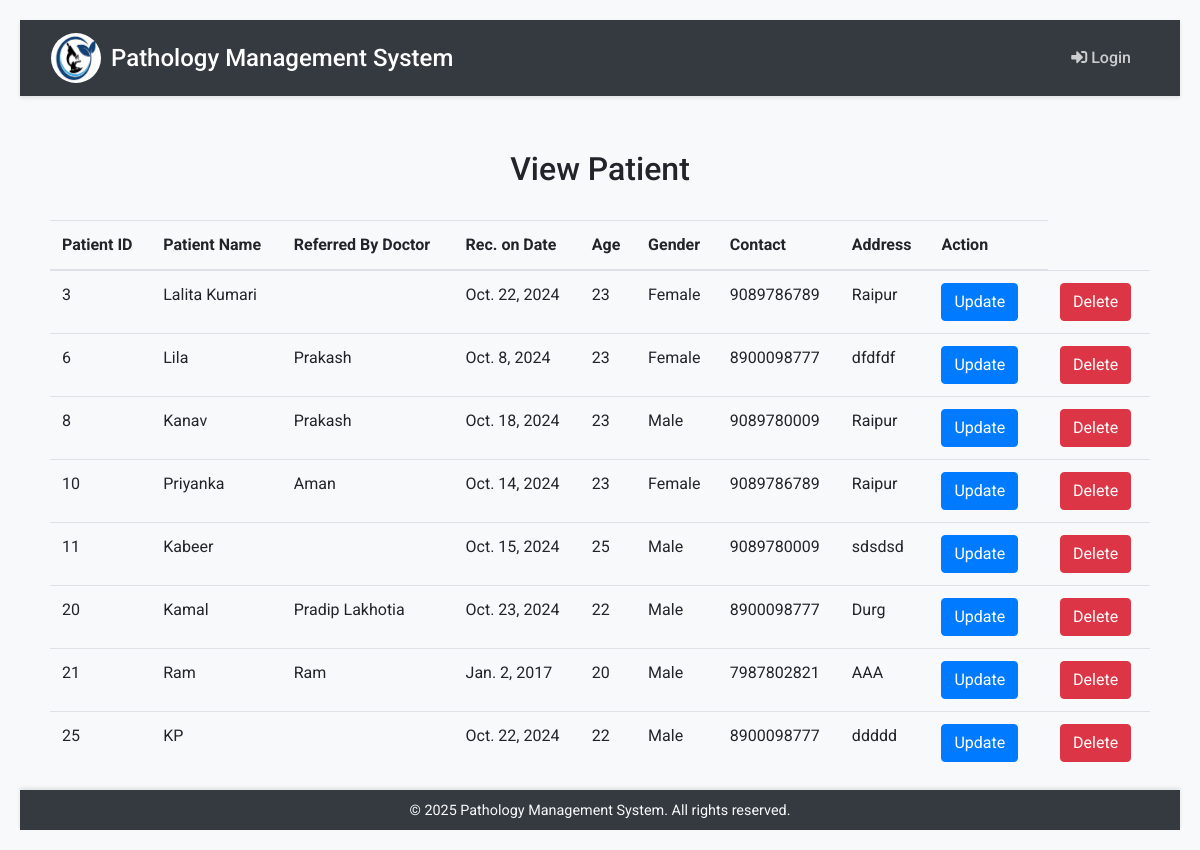
The app's page /viewpatient/ with its own data.
### pathoapp/models.py (models this page shows, shortened)
class PatientMaster(models.Model):
    patientid = models.IntegerField(primary_key=True)
    patientname = models.CharField(max_length=100)  # Renamed 'name' to 'patientname'
    recondate = models.DateField()  # Recommended date for the patient
    age = models.IntegerField()
    GENDER_CHOICES = [
        ('MALE', 'Male'),
        ('FEMALE', 'Female'),
        ('OTHER', 'Other'),
    ]
    gender = models.CharField(max_length=10, choices=GENDER_CHOICES, default='MALE')
    mobile = models.CharField(max_length=15)
    email = models.EmailField()
    address = models.CharField(max_length=255)
    refbydoctor = models.ForeignKey(Doctor, on_delete=models.SET_NULL, null=True, blank=True)

class Doctor(models.Model):
    doctorname = models.CharField(max_length=255, primary_key=True)  # Field for doctor's name
    email = models.EmailField(max_length=254)  # Field for doctor's email address

### pathoapp/views.py (the view)
# urls.py: path('viewpatient/', views.viewpatient, name='viewpatient'),
def viewpatient(request):
    patients = PatientMaster.objects.select_related('refbydoctor').all()
    context = {
        'patients': patients
    }
    return render(request, 'pathoapp/viewpatient.html', context)

### pathoapp/templates/pathoapp/viewpatient.html (shortened to what this page needs)
{% extends "pathoapp/base.html" %}
{% load static %}
{% block content %}
<div class="container" style="margin-top:30px">
    <h2 class="text-center">View Patient</h2>
    <br>
    <table class="table table-hover">
        <thead>
            <tr>
                <th>Patient ID</th>
                <th>Patient Name</th>
                <th>Referred By Doctor</th>
                <th>Rec. on Date</th>
                <th>Age</th>
                <th>Gender</th>
                <th>Contact</th>
                <th>Address</th>
                <th>Action</th>
            </tr>
        </thead>
        <tbody>
            {% for i in patients %}
            <tr>
                <td>{{ i.patientid }}</td>
                <td>{{ i.patientname }}</td>
                <td>{{ i.refbydoctor.doctorname }}</td>
                <td>{{ i.recondate }}</td>
                <td>{{ i.age }}</td>
                <td>{{ i.gender }}</td>
                <td>{{ i.mobile }}</td>
                <td>{{ i.address }}</td>
                <td>
                    <a href="{% url 'updatepatient' patientid=i.patientid %}" class="btn btn-primary" style="margin-right: 10px;">Update</a>
                </td>
                <td>
                    <a href="#"
                       onclick="confirmDelete('{{ i.patientid }}'); return false;"
                       class="btn btn-danger">Delete
                    </a>
                </td>
            </tr>
            {% endfor %}
        </tbody>
    </table>
</div>
{% endblock %}

### pathoapp/static/css/mystyle.css (style rules this page uses)
body { font-family: 'Roboto', sans-serif; background-color: rgb(158, 196, 234); display: flex; justify-content: center; align-items: center; min-height: 100vh; margin: 0; padding: 20px; }
body { font-family: 'Roboto', sans-serif; background-color:rgb(158, 196, 234); display: flex; justify-content: center; align-items: center; min-height: 100vh; margin: 0; }
body { font-family: 'Roboto', sans-serif; background-color: #f8f9fa; display: flex; flex-direction: column; min-height: 100vh; margin: 0; }
.container { max-width: 1200px; margin: 0 auto; padding: 0 15px; }

### records on screen
PatientMaster: patientid "3", patientname "Lalita Kumari", recondate "Oct. 22, 2024", age "23", gender "Female", mobile "9089786789", address "Raipur"
PatientMaster: patientid "6", patientname "Lila", refbydoctor.doctorname "Prakash", recondate "Oct. 8, 2024", age "23", gender "Female", mobile "8900098777", address "dfdfdf"
PatientMaster: patientid "8", patientname "Kanav", refbydoctor.doctorname "Prakash", recondate "Oct. 18, 2024", age "23", gender "Male", mobile "9089780009", address "Raipur"
PatientMaster: patientid "10", patientname "Priyanka", refbydoctor.doctorname "Aman", recondate "Oct. 14, 2024", age "23", gender "Female", mobile "9089786789", address "Raipur"
PatientMaster: patientid "11", patientname "Kabeer", recondate "Oct. 15, 2024", age "25", gender "Male", mobile "9089780009", address "sdsdsd"
PatientMaster: patientid "20", patientname "Kamal", refbydoctor.doctorname "Pradip Lakhotia", recondate "Oct. 23, 2024", age "22", gender "Male", mobile "8900098777", address "Durg"
PatientMaster: patientid "21", patientname "Ram", refbydoctor.doctorname "Ram", recondate "Jan. 2, 2017", age "20", gender "Male", mobile "7987802821", address "AAA"
PatientMaster: patientid "25", patientname "KP", recondate "Oct. 22, 2024", age "22", gender "Male", mobile "8900098777", address "ddddd"
